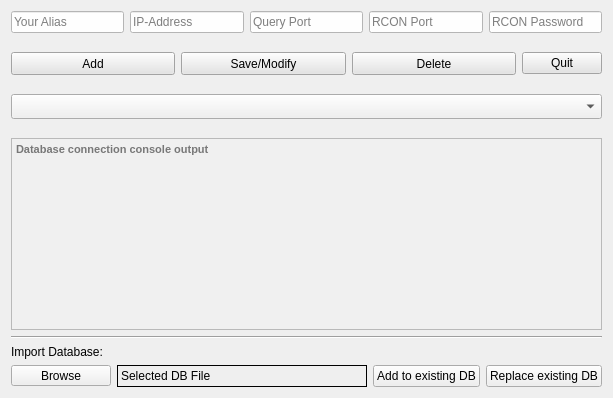
     <widget class="QWidget" name="Tab_Server">
      <attribute name="title">
       <string>Server Manager</string>
      </attribute>
      <layout class="QVBoxLayout" name="verticalLayout_19">
       <item>
        <layout class="QVBoxLayout" name="verticalLayout_18">
         <item>
          <layout class="QHBoxLayout" name="horizontalLayout_15">
           <item>
            <widget class="QLineEdit" name="server_alias">
             <property name="minimumSize">
              <size>
               <width>105</width>
               <height>20</height>
              </size>
             </property>
             <property name="toolTip">
              <string>Alias Name of the server</string>
             </property>
             <property name="statusTip">
              <string>Alias Name of the server</string>
             </property>
             <property name="styleSheet">
              <string notr="true">background-color:rgb(254, 254, 254);</string>
             </property>
             <property name="text">
              <string/>
             </property>
             <property name="placeholderText">
              <string>Your Alias</string>
             </property>
            </widget>
           </item>
           <item>
            <widget class="QLineEdit" name="server_ip">
             <property name="minimumSize">
              <size>
               <width>105</width>
               <height>20</height>
              </size>
             </property>
             <property name="toolTip">
              <string>IP Address of the server</string>
             </property>
             <property name="statusTip">
              <string>IP Address of the server</string>
             </property>
             <property name="styleSheet">
              <string notr="true">background-color:rgb(254, 254, 254);</string>
             </property>
             <property name="text">
              <string/>
             </property>
             <property name="placeholderText">
              <string>IP-Address</string>
             </property>
            </widget>
           </item>
           <item>
            <widget class="QLineEdit" name="server_query">
             <property name="minimumSize">
              <size>
               <width>106</width>
               <height>20</height>
              </size>
             </property>
             <property name="toolTip">
              <string>Query Port of the server</string>
             </property>
             <property name="statusTip">
              <string>Query Port of the server</string>
             </property>
             <property name="styleSheet">
              <string notr="true">background-color:rgb(254, 254, 254);</string>
             </property>
             <property name="text">
              <string/>
             </property>
             <property name="placeholderText">
              <string>Query Port</string>
             </property>
            </widget>
           </item>
           <item>
            <widget class="QLineEdit" name="server_rconport">
             <property name="minimumSize">
              <size>
               <width>105</width>
               <height>20</height>
              </size>
             </property>
             <property name="toolTip">
              <string>RCON Port of the server</string>
             </property>
             <property name="statusTip">
              <string>RCON Port of the server</string>
             </property>
             <property name="layoutDirection">
              <enum>Qt::LeftToRight</enum>
             </property>
             <property name="styleSheet">
              <string notr="true">background-color:rgb(254, 254, 254);</string>
             </property>
             <property name="text">
              <string/>
             </property>
             <property name="placeholderText">
              <string>RCON Port</string>
             </property>
            </widget>
           </item>
           <item>
            <widget class="QLineEdit" name="server_rconpw">
             <property name="minimumSize">
              <size>
               <width>105</width>
               <height>20</height>
              </size>
             </property>
             <property name="toolTip">
              <string>RCON Password of the server</string>
             </property>
             <property name="statusTip">
              <string>RCON Password of the server</string>
             </property>
             <property name="layoutDirection">
              <enum>Qt::LeftToRight</enum>
             </property>
             <property name="styleSheet">
              <string notr="true">background-color:rgb(254, 254, 254);</string>
             </property>
             <property name="text">
              <string/>
             </property>
             <property name="echoMode">
              <enum>QLineEdit::PasswordEchoOnEdit</enum>
             </property>
             <property name="placeholderText">
              <string>RCON Password</string>
             </property>
            </widget>
           </item>
          </layout>
         </item>
         <item>
          <spacer name="verticalSpacer_10">
           <property name="orientation">
            <enum>Qt::Vertical</enum>
           </property>
           <property name="sizeType">
            <enum>QSizePolicy::Minimum</enum>
           </property>
           <property name="sizeHint" stdset="0">
            <size>
             <width>20</width>
             <height>13</height>
            </size>
           </property>
          </spacer>
         </item>
         <item>
          <layout class="QHBoxLayout" name="horizontalLayout_16">
           <item>
            <widget class="QPushButton" name="btn_server_add">
             <property name="sizePolicy">
              <sizepolicy hsizetype="Expanding" vsizetype="Fixed">
               <horstretch>0</horstretch>
               <verstretch>0</verstretch>
              </sizepolicy>
             </property>
             <property name="minimumSize">
              <size>
               <width>0</width>
               <height>23</height>
              </size>
             </property>
             <property name="toolTip">
              <string>Add a server to the Database</string>
             </property>
             <property name="statusTip">
              <string>Add a server to the Database</string>
             </property>
             <property name="layoutDirection">
              <enum>Qt::LeftToRight</enum>
             </property>
             <property name="styleSheet">
              <string notr="true">background-color:rgb(228, 228, 228)
</string>
             </property>
             <property name="text">
              <string>Add</string>
             </property>
            </widget>
           </item>
           <item>
            <widget class="QPushButton" name="btn_server_modify">
             <property name="sizePolicy">
              <sizepolicy hsizetype="Expanding" vsizetype="Fixed">
               <horstretch>0</horstretch>
               <verstretch>0</verstretch>
              </sizepolicy>
             </property>
             <property name="minimumSize">
              <size>
               <width>0</width>
               <height>23</height>
              </size>
             </property>
             <property name="toolTip">
              <string>Save and edited server to the Database</string>
             </property>
             <property name="statusTip">
              <string>Save and edited server to the Database</string>
             </property>
             <property name="layoutDirection">
              <enum>Qt::LeftToRight</enum>
             </property>
             <property name="styleSheet">
              <string notr="true">background-color:rgb(228, 228, 228)
</string>
             </property>
             <property name="text">
              <string>Save/Modify</string>
             </property>
            </widget>
           </item>
           <item>
            <widget class="QPushButton" name="btn_server_delete">
             <property name="sizePolicy">
              <sizepolicy hsizetype="Expanding" vsizetype="Fixed">
               <horstretch>0</horstretch>
               <verstretch>0</verstretch>
              </sizepolicy>
             </property>
             <property name="minimumSize">
              <size>
               <width>0</width>
               <height>23</height>
              </size>
             </property>
             <property name="toolTip">
              <string>Delete a server from the Database</string>
             </property>
             <property name="statusTip">
              <string>Delete a server from the Database</string>
             </property>
             <property name="layoutDirection">
              <enum>Qt::LeftToRight</enum>
             </property>
             <property name="styleSheet">
              <string notr="true">background-color:rgb(228, 228, 228)
</string>
             </property>
             <property name="text">
              <string>Delete</string>
             </property>
            </widget>
           </item>
           <item>
            <widget class="QPushButton" name="btn_server_quit">
             <property name="toolTip">
              <string>Quit the Server Manager</string>
             </property>
             <property name="statusTip">
              <string>Quit the Server Manager</string>
             </property>
             <property name="styleSheet">
              <string notr="true">background-color:rgb(228, 228, 228)
</string>
             </property>
             <property name="text">
              <string>Quit</string>
             </property>
            </widget>
           </item>
          </layout>
         </item>
         <item>
          <spacer name="verticalSpacer_11">
           <property name="orientation">
            <enum>Qt::Vertical</enum>
           </property>
           <property name="sizeType">
            <enum>QSizePolicy::Minimum</enum>
           </property>
           <property name="sizeHint" stdset="0">
            <size>
             <width>20</width>
             <height>13</height>
            </size>
           </property>
          </spacer>
         </item>
         <item>
          <widget class="QComboBox" name="dropdown_server_list">
           <property name="sizePolicy">
            <sizepolicy hsizetype="Expanding" vsizetype="Fixed">
             <horstretch>0</horstretch>
             <verstretch>0</verstretch>
            </sizepolicy>
           </property>
           <property name="minimumSize">
            <size>
             <width>552</width>
             <height>25</height>
            </size>
           </property>
           <property name="font">
            <font>
             <pointsize>10</pointsize>
             <weight>50</weight>
             <bold>false</bold>
            </font>
           </property>
           <property name="toolTip">
            <string>Select Server to modify/delete from List</string>
           </property>
           <property name="statusTip">
            <string>Select Server to modify/delete from List</string>
           </property>
           <property name="styleSheet">
            <string notr="true">background-color: rgb(240, 240, 240)</string>
           </property>
           <property name="editable">
            <bool>false</bool>
           </property>
           <property name="currentText">
            <string>Select Server to modify/delete from List</string>
           </property>
           <property name="placeholderText">
            <string>Select Server to modify/delete from List</string>
           </property>
          </widget>
         </item>
         <item>
          <spacer name="verticalSpacer_12">
           <property name="orientation">
            <enum>Qt::Vertical</enum>
           </property>
           <property name="sizeType">
            <enum>QSizePolicy::Minimum</enum>
           </property>
           <property name="sizeHint" stdset="0">
            <size>
             <width>20</width>
             <height>13</height>
            </size>
           </property>
          </spacer>
         </item>
         <item>
          <widget class="QTextEdit" name="label_db_console">
           <property name="minimumSize">
            <size>
             <width>554</width>
             <height>41</height>
            </size>
           </property>
           <property name="font">
            <font>
             <pointsize>8</pointsize>
             <weight>75</weight>
             <bold>true</bold>
             <kerning>true</kerning>
            </font>
           </property>
           <property name="toolTip">
            <string>Output Console of Database Connection</string>
           </property>
           <property name="statusTip">
            <string>Output Console of Database Connection</string>
           </property>
           <property name="autoFillBackground">
            <bool>false</bool>
           </property>
           <property name="styleSheet">
            <string notr="true">background-image: url(:/img/img/sbck.png);
background-color: #f0f0f0;
background-position: center;
background-repeat: no-repeat;

</string>
           </property>
           <property name="verticalScrollBarPolicy">
            <enum>Qt::ScrollBarAlwaysOff</enum>
           </property>
           <property name="readOnly">
            <bool>false</bool>
           </property>
           <property name="html">
            <string>&lt;!DOCTYPE HTML PUBLIC &quot;-//W3C//DTD HTML 4.0//EN&quot; &quot;http://www.w3.org/TR/REC-html40/strict.dtd&quot;&gt;
&lt;html&gt;&lt;head&gt;&lt;meta name=&quot;qrichtext&quot; content=&quot;1&quot; /&gt;&lt;style type=&quot;text/css&quot;&gt;
p, li { white-space: pre-wrap; }
&lt;/style&gt;&lt;/head&gt;&lt;body style=&quot; font-family:'MS Shell Dlg 2'; font-size:8pt; font-weight:600; font-style:normal;&quot;&gt;
&lt;p style=&quot;-qt-paragraph-type:empty; margin-top:0px; margin-bottom:0px; margin-left:0px; margin-right:0px; -qt-block-indent:0; text-indent:0px; font-size:7pt; font-weight:400;&quot;&gt;&lt;br /&gt;&lt;/p&gt;&lt;/body&gt;&lt;/html&gt;</string>
           </property>
           <property name="placeholderText">
            <string>Database connection console output</string>
           </property>
          </widget>
         </item>
         <item>
          <widget class="Line" name="line_6">
           <property name="orientation">
            <enum>Qt::Horizontal</enum>
           </property>
          </widget>
         </item>
         <item>
          <widget class="QLabel" name="label_13">
           <property name="font">
            <font>
             <pointsize>9</pointsize>
             <weight>50</weight>
             <bold>false</bold>
            </font>
           </property>
           <property name="text">
            <string>Import Database:</string>
           </property>
          </widget>
         </item>
         <item>
          <layout class="QHBoxLayout" name="horizontalLayout_18">
           <item>
            <widget class="QToolButton" name="btn_select_database">
             <property name="minimumSize">
              <size>
               <width>100</width>
               <height>0</height>
              </size>
             </property>
             <property name="text">
              <string>Browse</string>
             </property>
            </widget>
           </item>
           <item>
            <widget class="QLabel" name="label_selected_db">
             <property name="minimumSize">
              <size>
               <width>250</width>
               <height>0</height>
              </size>
             </property>
             <property name="frameShape">
              <enum>QFrame::Box</enum>
             </property>
             <property name="text">
              <string>Selected DB File</string>
             </property>
            </widget>
           </item>
           <item>
            <widget class="QPushButton" name="btn_add_database">
             <property name="text">
              <string>Add to existing DB</string>
             </property>
            </widget>
           </item>
           <item>
            <widget class="QPushButton" name="btn_replace_database">
             <property name="text">
              <string>Replace existing DB</string>
             </property>
            </widget>
           </item>
          </layout>
         </item>
        </layout>
       </item>
      </layout>
     </widget>
